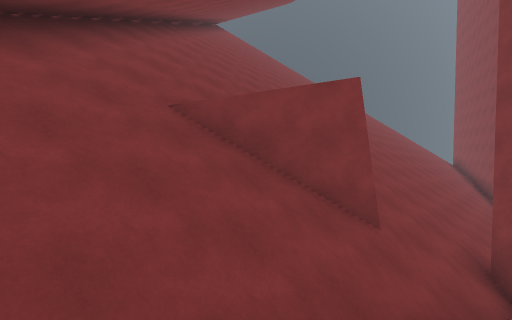
view 1 (above)

18 first-person views from a walk through a scene from a Unity 3-D project. The camera is 1.2 m above the floor, tilts 2° down and sees 90° across. The floor is counted in squares, 2 m on a side. Each view is taken from the middle of a square. On the plan, view 1 faces up. The plan holds only what a view shows up to about 9 squares ahead; the rest is blank. The place goes on beyond the plan.

view 2
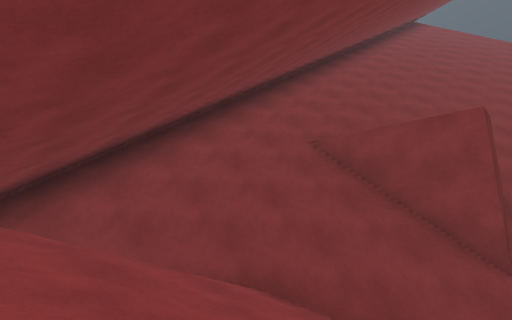

view 3
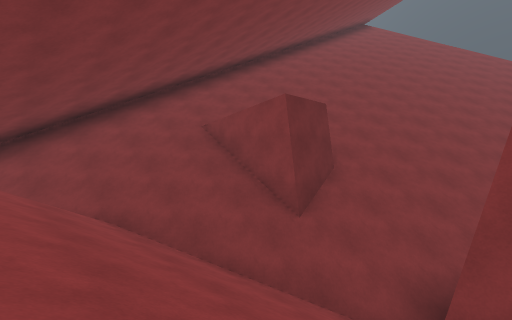

view 4
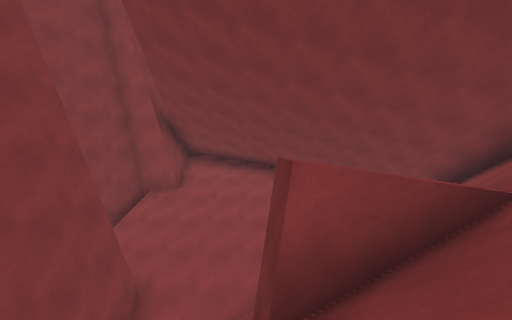

view 5
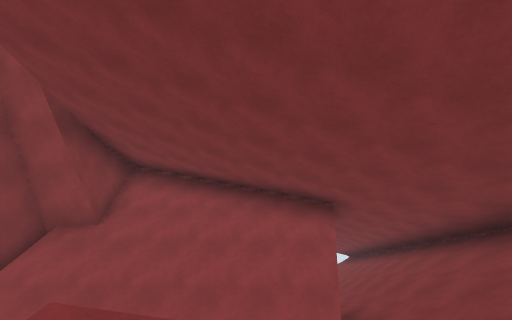

view 6
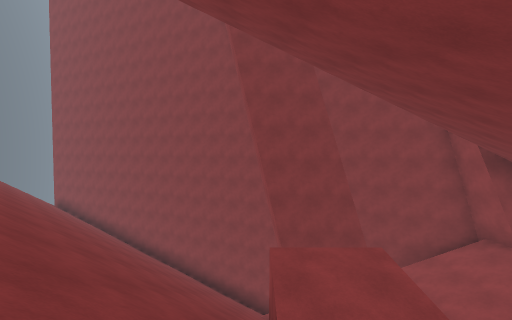

view 7
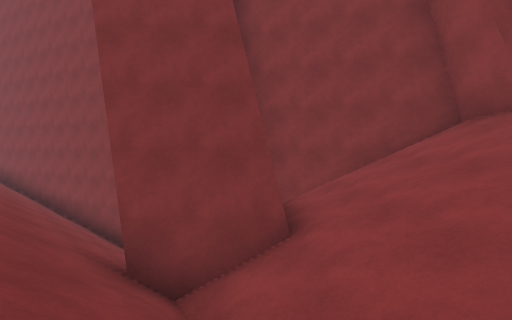

view 8
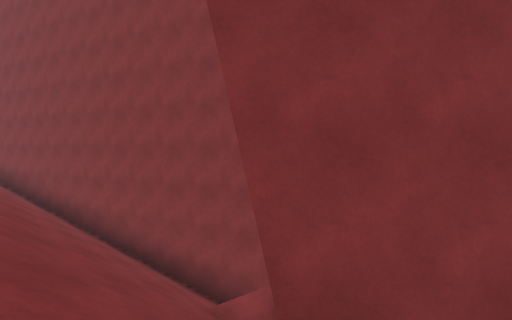

view 9
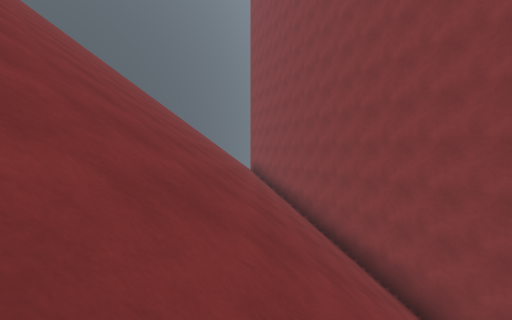

view 10
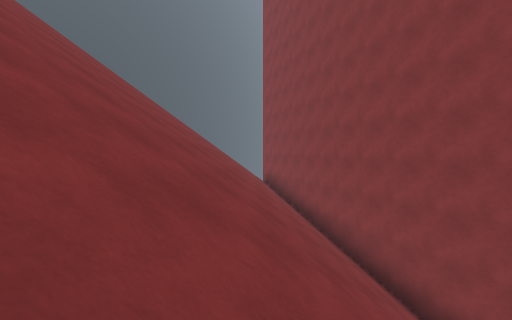

view 11
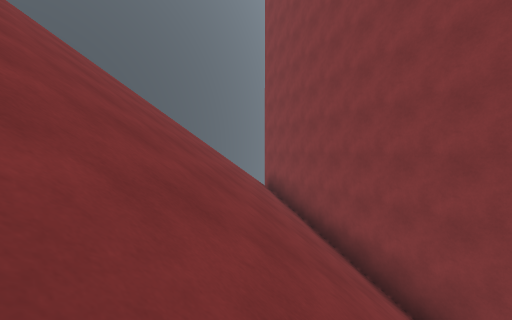

view 12
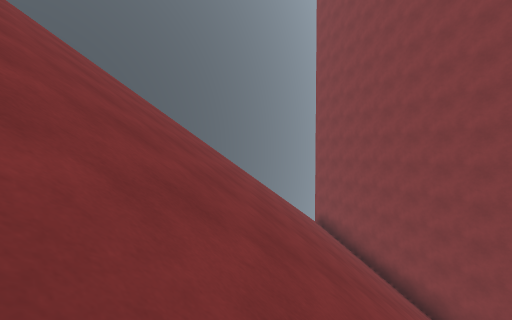

view 13
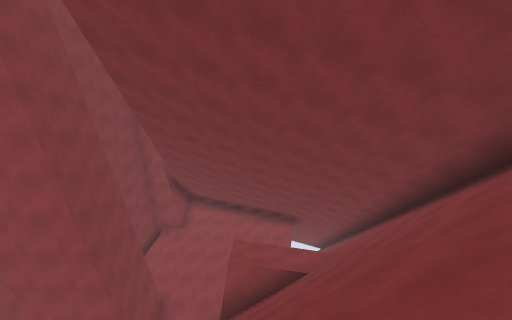

view 14
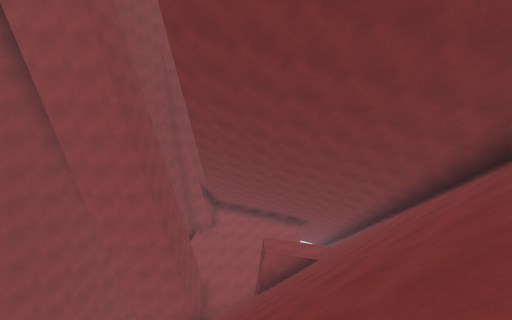

view 15
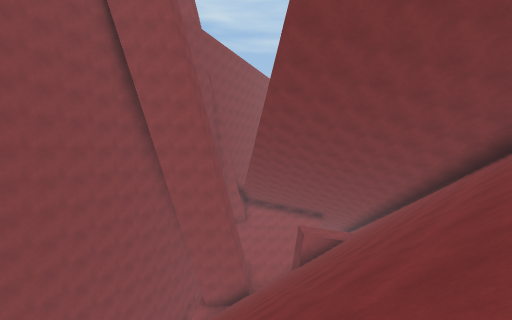

view 16
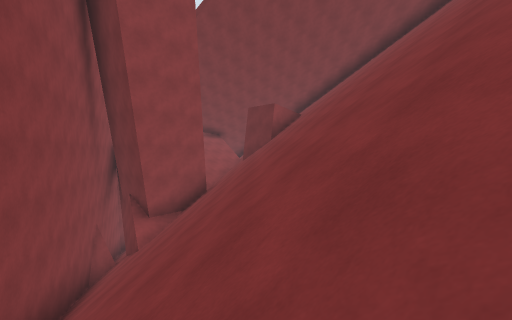

view 17
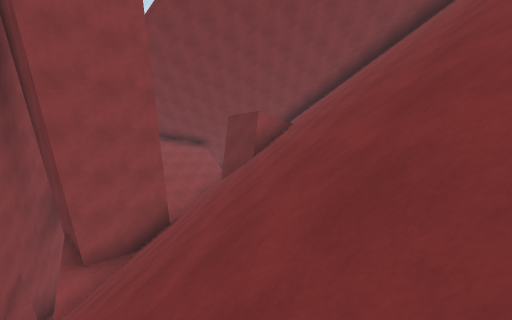

view 18
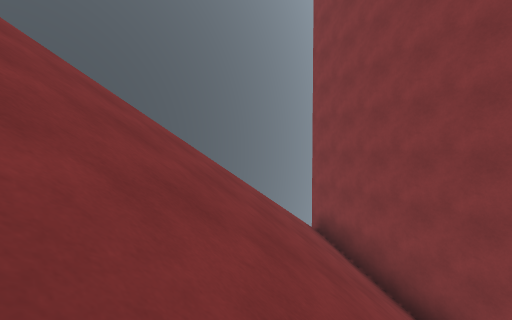

### Floor plan
Key: @ floor where view 1 was taken; # wall or solid block; . floor; / step, stairs or slope; = window, fence, low wall or low ledge.
Columns run from 4 left of view 1 to 15 right of it. Each row starts with its distance up from view 1.
 19        ////////////#
 18        ////////////#
 17        ///////////#
 16       ////////////#
 15      ////////////#
 14     /////////////#
 13    /////////////#
 12   //////////////#
 11  #//////////////#
 10 ##/////////////#
  9 ##/////////////#
  8 ##////////////#
  7 ##////////////#
  6 ##///////////#
  5 #=//..#//#///#
  4 #=///////#####
  3 #////////####
  2 #//////////#
  1 #//////////#
  0 #///@/////##
 -1 #////////##
 -2 #/// ////#
 -3 #//     ##
 -4 #//

Positions as (right, up) in squares from view 1, and headings:
1: (0, 0), facing up
2: (2, -1), facing up-left
3: (5, 0), facing up-left
4: (2, 8), facing down
5: (1, 5), facing down
6: (-2, 6), facing right
7: (1, 3), facing right
8: (3, 5), facing right
9: (4, 8), facing up-right
10: (5, 10), facing up-right
11: (7, 12), facing up-right
12: (3, 12), facing up-right
13: (1, 12), facing down
14: (2, 15), facing down
15: (4, 18), facing down
16: (10, 13), facing down-left
17: (8, 12), facing down-left
18: (8, 15), facing up-right
